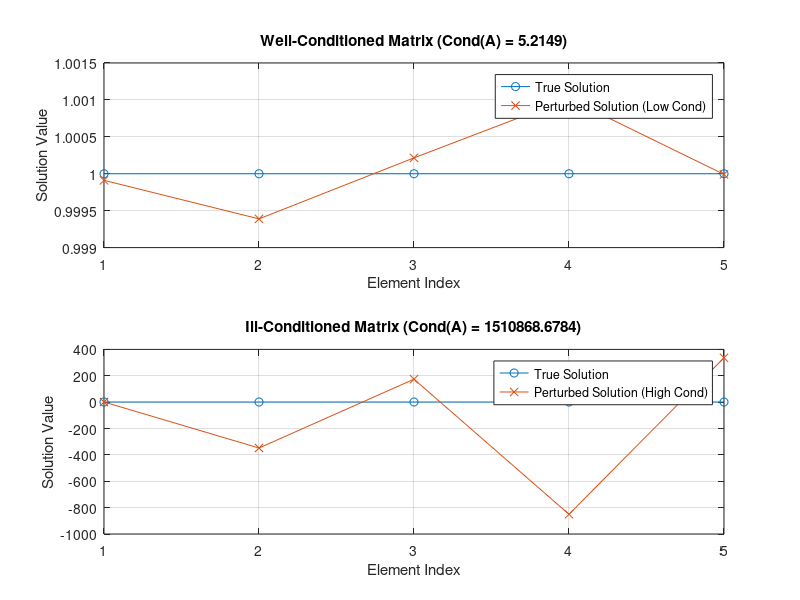

MATLAB code to generate this figure:
%% Explanation of Condition Numbers and Sensitivity in Linear Systems
%
% The condition number of a matrix A is a measure of how sensitive the 
% solution of a linear system Ax = b is to small changes in b or A.
% It provides an upper bound on how much relative changes in the input 
% (perturbations in b) affect the relative changes in the solution x.
%
% For a matrix A, the condition number with respect to the 2-norm (spectral condition number) is:
%
%   kappa(A) = ||A||_2 * ||A^(-1)||_2
%

% kappa is only a way to refer to the cond() number => kappa(A) = cond(A)

% Where:
%   - ||A||_2 is the 2-norm (largest singular value of A).
%   - ||A^(-1)||_2 is the 2-norm of the inverse of A (the reciprocal of 
%     the smallest singular value of A).
%
% The condition number can be used to bound the relative error in the solution x
% compared to the relative error in the input b. Consider the perturbed system:
%
%   A(x + delta_x) = b + delta_b
%
% This can be written as:
%
%   A * delta_x = delta_b
%
% Solving for delta_x:
%
%   delta_x = A^(-1) * delta_b
%
% Taking the norm of both sides and using the inequality of the multiplication, we get:
%
%   ||delta_x|| <= ||A^(-1)|| * ||delta_b||
%
% Dividing by ||x||, we obtain the relative change in x:
%
%   (||delta_x|| / ||x||) <= (||A^(-1)|| * ||delta_b|| / ||x||)
%
% Since ||b|| = ||A * x||, we use the bound:
%
%   ||A * x|| <= ||A|| * ||x||
%
% Therefore, ||x|| >= ||b|| / ||A||. Substituting this into the previous inequality:
%
%   (||delta_x|| / ||x||) <= ||A^(-1)|| * ||A|| * (||delta_b|| / ||b||)
%
% Recognizing that ||A^(-1)|| * ||A|| is the condition number kappa(A), we have:
%
%   (||delta_x|| / ||x||) <= kappa(A) * (||delta_b|| / ||b||)
%
% This equation shows that the relative error in the solution x is amplified 
% by the condition number kappa(A) with respect to the relative error in b.
%
% - If kappa(A) is large, small errors in b can lead to large errors in x.
% - If kappa(A) is small (close to 1), the solution is stable and the errors
%   in x will be comparable to the errors in b.
%
% Therefore, the condition number is a key indicator of the sensitivity and 
% numerical stability of a linear system. Well-conditioned matrices have 
% small condition numbers and are stable, while ill-conditioned matrices 
% have large condition numbers and are prone to significant errors.
%
% This script will generate a visual demonstration of the impact of the 
% condition number on the sensitivity of the solution to perturbations in b.

%% Reciprocal Condition Number (rc)
% refers to the inverse of the condition number



%% Demonstration of Norms and Condition Numbers

disp("Exercise: Norms and Condition Numbers")

% 1. Initialize a random seed for reproducibility
rng(23);

% 2. Create a random matrix A ∈ R(n×n) with uniform distribution [0,1] and 
% a random vector b

n = 5;
A = rand(n);
x_target = ones(n, 1); % Exact solution vector (1, 1, ..., 1)
b = A * x_target; % Vector b

% 3. Solve the system Ax = b
x = A \ b; % Solve Ax = b

% Display matrix and vector
disp('Matrix A:');
disp(A);

disp('Vector b:');
disp(b);

disp('Solution x (Ax = b):');
disp(x);

%% 4. Compute and display different matrix norms for matrix A

disp('Matrix Norms for A:');
disp(['1-Norm (maximum column sum): ', num2str(norm(A, 1))]);
disp(['Infinity Norm (maximum row sum): ', num2str(norm(A, inf))]);
disp(['Frobenius Norm (square root of sum of squares): ', num2str(norm(A, 'fro'))]);
disp(['2-Norm (spectral norm): ', num2str(norm(A, 2))]);

%% 5. Compute and display different vector norms for vector b

disp('Vector Norms for b:');
disp(['1-Norm (sum of absolute values): ', num2str(norm(b, 1))]);
disp(['Infinity Norm (maximum absolute value): ', num2str(norm(b, inf))]);
disp(['2-Norm (Euclidean norm): ', num2str(norm(b, 2))]);

%% 6. Compute and display different condition numbers for matrix A

% Condition number measures how sensitive the solution of a linear system 
% is to changes in the input

disp('Condition Numbers for A:');
disp(['2-Norm Condition Number (default): ', num2str(cond(A))]);
disp(['1-Norm Condition Number: ', num2str(cond(A, 1))]);
disp(['Infinity-Norm Condition Number: ', num2str(cond(A, inf))]);


% Eigenvalue Condition Number
eig_cond = condeig(A); % condeig returns a vector of condition numbers
disp('Eigenvalue Condition Numbers:');
for i = 1:length(eig_cond)
    disp(['Eigenvalue Condition Number ' num2str(i) ': ' num2str(eig_cond(i))]);
end

% Estimated condition number for large sparse matrices
disp(['1-Norm Condition Number Estimate: ', num2str(condest(A))]);


%% 7. Applications and insights

% Display residual norms to assess accuracy
disp('Residual Norms (accuracy of the solutions):');
disp(['Residual for Ax=b (2-Norm): ', num2str(norm(A*x - b))]);

% Application insights:
% 1. A low condition number (close to 1) indicates that the matrix is well-conditioned,
%    meaning small changes in b will result in small changes in x.
% 2. A high condition number indicates that the matrix is ill-conditioned and that 
%    even small errors in the input data (or round-off errors) could lead to large errors 
%    in the solution x.
% 3. The condition number can help predict the sensitivity of the solution. When working
%    with numerical solutions, especially in scientific computing, having a small condition
%    number is essential for obtaining reliable results.

%% 8. Comparison of Matrices with Low and High Condition Numbers

% 1. Set up the problem and initialize
n = 5; % Size of the matrix
rng(23); % For reproducibility

% 2. Generate a well-conditioned matrix (low condition number)
A_low_cond = rand(n);
A_low_cond = A_low_cond + eye(n); % Adding identity to improve conditioning
cond_A_low = cond(A_low_cond); % Condition number of the well-conditioned matrix

% 3. Generate an ill-conditioned matrix (high condition number)
A_high_cond = rand(n) * 1e-5; % Scale down the matrix to make it poorly conditioned
A_high_cond(1, 1) = 1; % Manually modify one element to increase condition number
cond_A_high = cond(A_high_cond); % Condition number of the ill-conditioned matrix

% 4. Create a target vector x (true solution) and compute corresponding b for both systems
x_true = ones(n, 1); % True solution
b_low = A_low_cond * x_true;
b_high = A_high_cond * x_true;

% 5. Add a small perturbation to the right-hand side vectors
epsilon = 1e-3; % Small perturbation
b_low_perturbed = b_low + epsilon * randn(n, 1);
b_high_perturbed = b_high + epsilon * randn(n, 1);

% 6. Solve both systems with the perturbed b
x_low_perturbed = A_low_cond \ b_low_perturbed;
x_high_perturbed = A_high_cond \ b_high_perturbed;

% 7. Compute and display condition numbers
disp(['Condition number of well-conditioned matrix: ', num2str(cond_A_low)]);
disp(['Condition number of ill-conditioned matrix: ', num2str(cond_A_high)]);

% 8. Plot the original solution vs the perturbed solution

figure;
subplot(2, 1, 1);
plot(x_true, 'o-', 'DisplayName', 'True Solution');
hold on;
plot(x_low_perturbed, 'x-', 'DisplayName', 'Perturbed Solution (Low Cond)');
title(['Well-Conditioned Matrix (Cond(A) = ' num2str(cond_A_low) ')']);
xlabel('Element Index');
ylabel('Solution Value');
legend show;
grid on;

subplot(2, 1, 2);
plot(x_true, 'o-', 'DisplayName', 'True Solution');
hold on;
plot(x_high_perturbed, 'x-', 'DisplayName', 'Perturbed Solution (High Cond)');
title(['Ill-Conditioned Matrix (Cond(A) = ' num2str(cond_A_high) ')']);
xlabel('Element Index');
ylabel('Solution Value');
legend show;
grid on;

% 9. Comment on the results
disp('The graph shows how small perturbations in b lead to different deviations in the solution,');
disp('depending on whether the matrix is well-conditioned (low condition number) or ill-conditioned (high condition number).');

